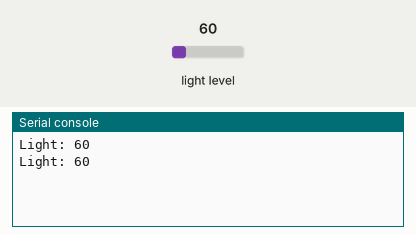
Bench run of a program on a simulated Circuit Playground running CircuitPython. Shown: the last lines printed to the serial console. The inputs (shaded band) are chosen by the test bench; at power-on: light level 60.

Above: at 1.2 s.
1.3 s: light level set to 6
At 2.6 s:
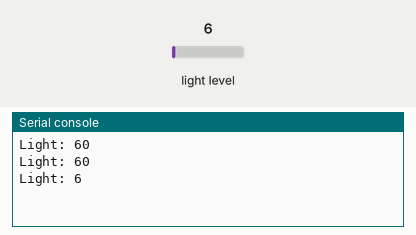
2.8 s: light level set to 80
At 3.8 s:
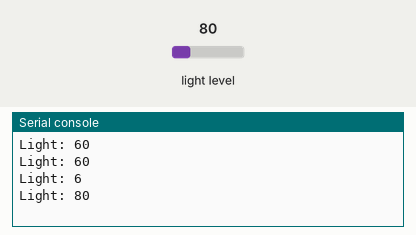
Timing chart, 0 to 5.8 s (numbered marks = the images above; inputs shaded):
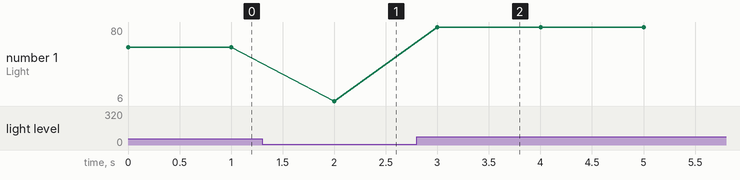

The program:

cpx_light.py
```python
"""This example uses the light sensor on your CPX, located next to the picture of the eye. Try
shining a flashlight on your CPX, or covering the light sensor with your finger to see the values
increase and decrease."""
import time
from adafruit_circuitplayground.express import cpx

while True:
    print("Light:", cpx.light)
    time.sleep(1)
```

Measured:
- after the input at 1.3 s, the serial console: prints a new line after 0.70 s (image 1)
- after the input at 2.8 s, the serial console: prints a new line after 0.20 s (image 2)
- plotted number 1: 60 → 6 after the input at 1.3 s, 6 → 80 after the input at 2.8 s
